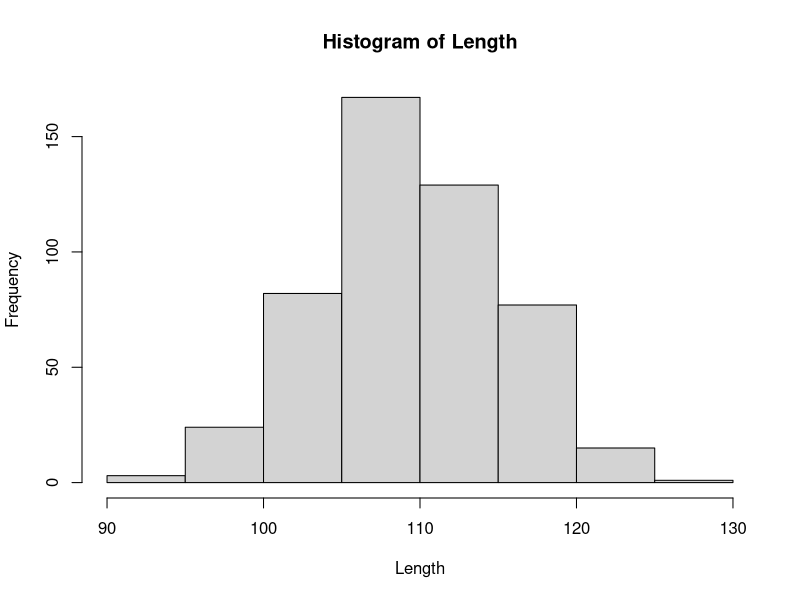
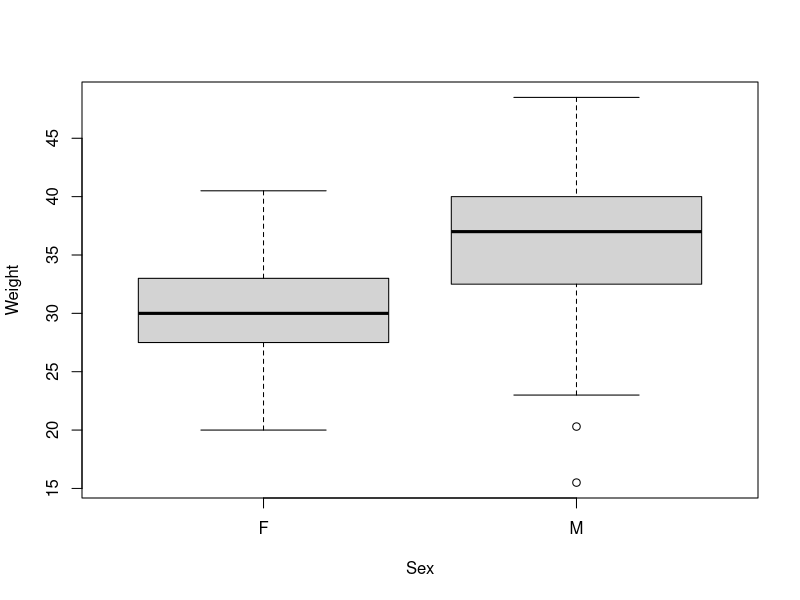
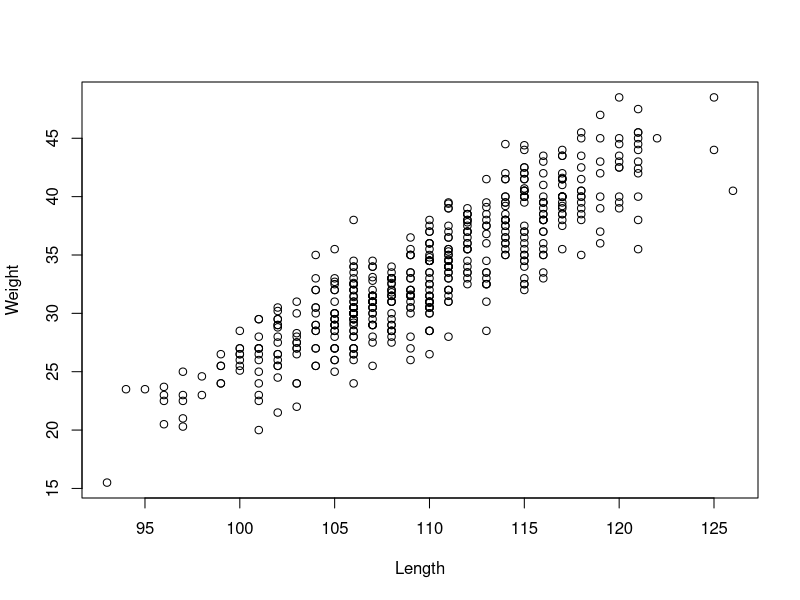

Recreate these plots in R, in order.
## ---- chunk 1
knitr::opts_chunk$set(echo = TRUE, 
                      warnings = FALSE, 
                      mmessage = FALSE)
## ---- chunk 2
1+2
3^6
sqrt((20-19)^2 + (19-19)^2 + (19-18)^2)/2
12345*54312
## ---- chunk 3
X <- 5  	# sets X equal to 5 
## ---- chunk 4
X
## ---- chunk 5
X*2
X^X
## ---- chunk 6
Fred <- 5
Nancy <- Fred*2
Fred + Nancy
## ---- chunk 7
X <- c(3,4,5)  	# sets X equal to the vector (3,4,5)
X
## ---- chunk 8
X + 1
X*2
X^2
((X+X^2/2)/X)^2
## ---- chunk 9
counts <- c(150,125,105,110,140)
## ---- chunk 10
k <- length(counts)
sum(counts)/k
## ---- chunk 11
mean(counts)
## ---- chunk 12
counts - mean(counts)
## ---- chunk 13
sum((counts - mean(counts))^2)
## ---- chunk 14
sqrt(sum((counts - mean(counts))^2) / (k-1))
## ---- chunk 15
sd(counts)
## ---- chunk 16
mean(counts) + c(-2,2)*sd(counts)
## ---- chunk 17
Y <- c(1,2,3)
data.frame(X,Y)
## ---- chunk 18
mydata <- data.frame(X,Y)
## ---- chunk 19
ncol(mydata) # ncol() gives us a number of columns that this data frame has
names(mydata) # names() lists all column names that this data frame has 
## ---- chunk 20
mydata$X
mydata$Y
## ---- chunk 21
SeaLions <- read.csv("SeaLions.csv")
## ---- chunk 22
is(SeaLions) # tells what type of files we have
names(SeaLions) # tells us the names of all the columns
head(SeaLions) # shows the first several rows of the dataframe
## ---- chunk 23
Length <- SeaLions$Length
Weight <-SeaLions$Weight
Island <- SeaLions$Island
Sex <- SeaLions$Sex
## ---- chunk 24
range(Length) # range
median(Length) # median
mean(Length) # mean
var(Length) # variance
sd(Length) # standard deviation
## ---- chunk 25
hist(Length)
## ---- chunk 26
boxplot(Weight ~ Sex)
## ---- chunk 27
plot(Length, Weight)
